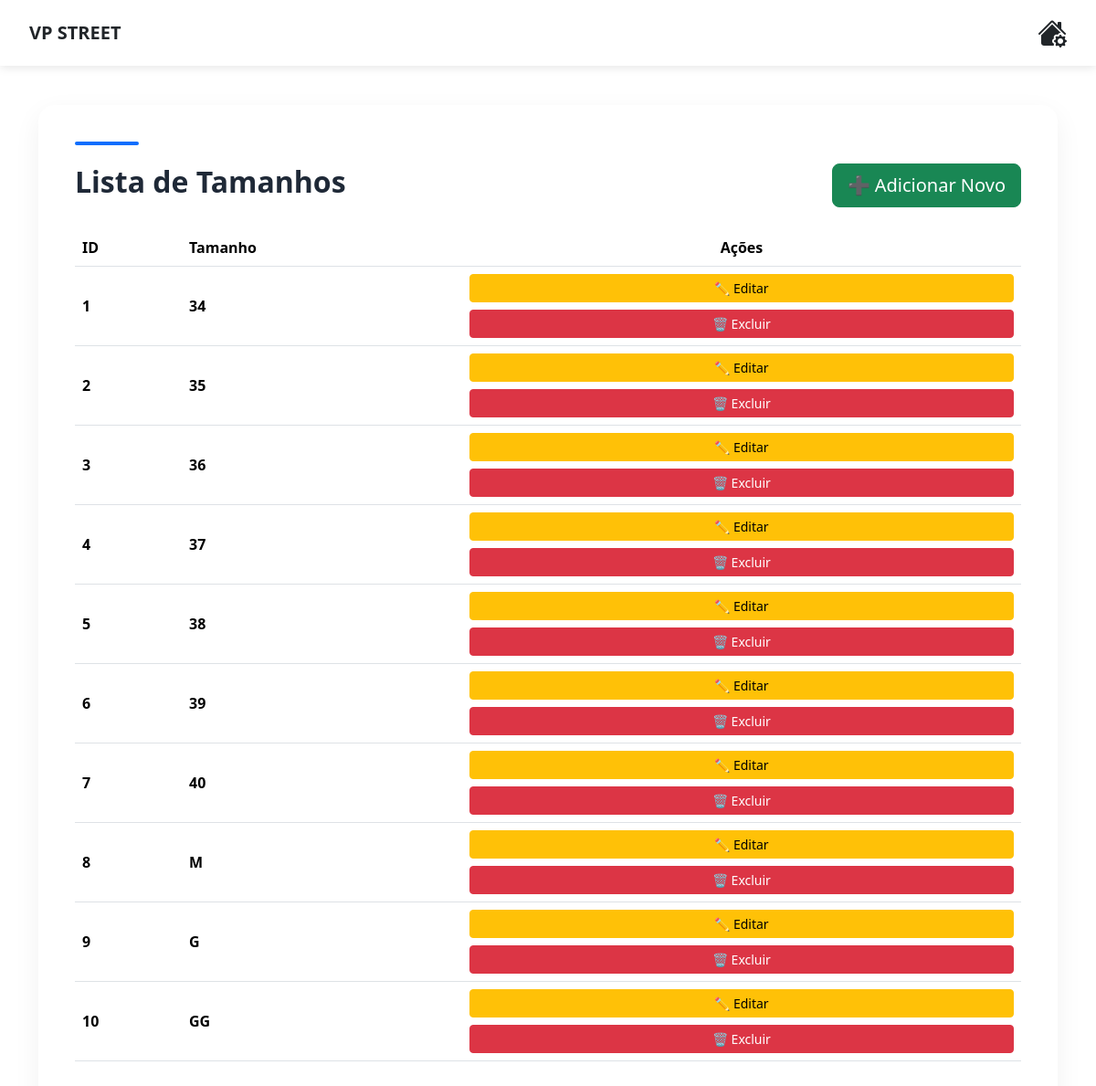
/admin/tamanhos_lista.php (signed in), run on the app's committed database.
### tables this page shows
CREATE TABLE `tbtamanhos` (
  `id_tamanho` int(11) NOT NULL,
  `numero_tamanho` varchar(10) NOT NULL
);

### admin/tamanhos_lista.php (the view, shortened to what this page needs)
<?php
include("../Connections/conn_produtos.php");
$consulta = "
    SELECT *
    FROM tbtamanhos
    ORDER BY id_tamanho ASC
";
$lista = $conn_produtos->query($consulta);
$row       = $lista->fetch_assoc();
$totalRows = $lista->num_rows;
?>
<!DOCTYPE html>
<html lang="pt-br">
<head>
<link
    href="https://cdn.jsdelivr.net/npm/bootstrap@5.3.2/dist/css/bootstrap.min.css"
    rel="stylesheet"
>
</head>
<body>
<?php include("menu.php"); ?>
<div class="container">
    <div class="card-custom">
        <div class="header-bar"></div>
        <div class="d-flex justify-content-between align-items-center mb-4">
            <h2 class="page-title">Lista de Tamanhos</h2>
            <a href="tamanhos_insere.php"
               class="btn btn-success btn-lg btn-custom">
               ➕ Adicionar Novo
            </a>
        </div>
        <div class="table-responsive">
            <table class="table table-hover align-middle">
                <thead>
                    <tr>
                        <th>ID</th>
                        <th>Tamanho</th>
                        <th class="text-center">Ações</th>
                    </tr>
                </thead>
                <tbody>
                <?php if($totalRows > 0) { do { ?>
                    <tr>
                        <td><strong><?php echo $row['id_tamanho']; ?></strong></td>
                        <td class="fw-semibold">
                            <?php echo $row['numero_tamanho']; ?>
                        </td>
                        <td class="text-center">
                            <a href="editar_tamanho.php?id_tamanho=<?php echo $row['id_tamanho']; ?>"
                               class="btn btn-warning btn-sm w-100 mb-2 btn-custom">
                                ✏ Editar
                            </a>
                            <button
                                data-id="<?php echo $row['id_tamanho']; ?>"
                                data-nome="<?php echo $row['numero_tamanho']; ?>"
                                class="btn btn-danger btn-sm w-100 btn-custom delete">
                                🗑 Excluir
                            </button>
                        </td>
                    </tr>
                <?php } while ($row = $lista->fetch_assoc()); } ?>
                </tbody>
            </table>
        </div>
    </div>
</div>
</body>
</html>

### admin/tamanhos_lista.php (style rules this page uses)
body { background:#fff; min-height:100vh; }
.card-custom { border-radius:18px; padding:40px; background:#fff; box-shadow:0 10px 30px rgba(0,0,0,0.06); margin-top:40px; }
.page-title { font-weight:700; font-size:32px; color:#1f2937; }
.header-bar { height:4px; width:70px; background:#0d6efd; border-radius:10px; margin-bottom:20px; }
thead { background:#0d6efd; color:white; }
.btn-custom { border-radius:10px; font-weight:600; }

### admin/menu.php (style rules this page uses)
body { padding-top: 75px !important; }

### data on the page
tbtamanhos: id_tamanho "1", numero_tamanho "34"
tbtamanhos: id_tamanho "2", numero_tamanho "35"
tbtamanhos: id_tamanho "3", numero_tamanho "36"
tbtamanhos: id_tamanho "4", numero_tamanho "37"
tbtamanhos: id_tamanho "5", numero_tamanho "38"
tbtamanhos: id_tamanho "6", numero_tamanho "39"
tbtamanhos: id_tamanho "7", numero_tamanho "40"
tbtamanhos: id_tamanho "8", numero_tamanho "M"
tbtamanhos: id_tamanho "9", numero_tamanho "G"
tbtamanhos: id_tamanho "10", numero_tamanho "GG"
